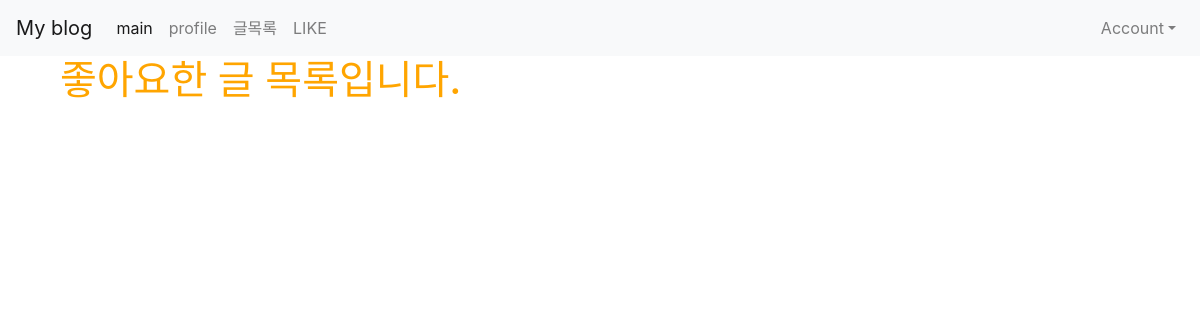
Before: /posts/like_list (signed in) with the older database file.
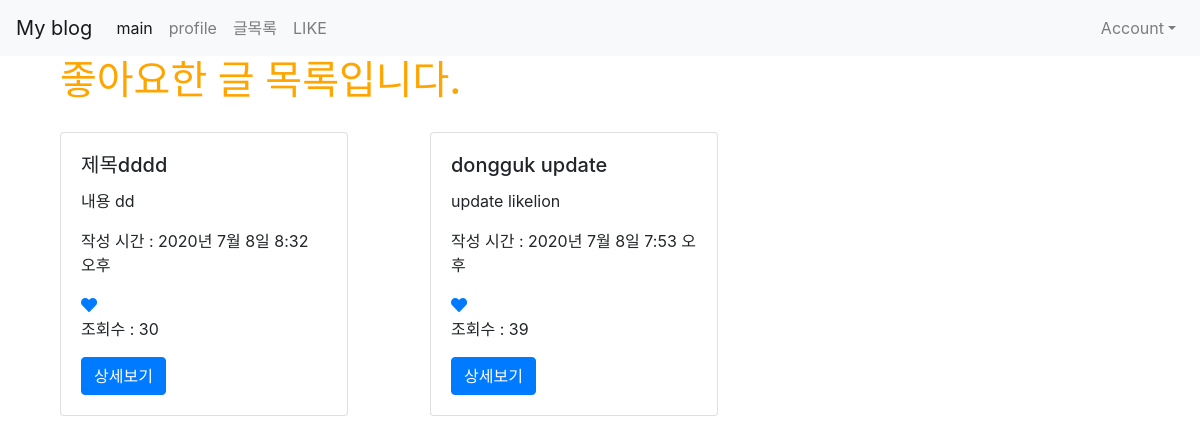
After: the same page with the newer database file.
### posts/models.py (models this page shows, shortened)
class Like(models.Model):
    user = models.ForeignKey(User, on_delete=models.CASCADE)
    post = models.ForeignKey(Post, on_delete=models.CASCADE)
    created_at = models.DateTimeField(auto_now_add=True)
    updated_at = models.DateTimeField(auto_now=True)
    class Meta:
        unique_together = (('user', 'post'))

class Post(models.Model):# user:post=1:n 이므로 n쪽에 user 작성
    title = models.CharField(max_length=50, null=False)
    content = models.TextField()
    view_count = models.IntegerField(default=0)
    writer=models.ForeignKey(User, on_delete=models.CASCADE, null=True)
    created_at = models.DateTimeField(auto_now_add=True)
    updated_at = models.DateTimeField(auto_now = True)
    image=models.ImageField(upload_to='images/', null=True)
    like_user_set = models.ManyToManyField(User, blank=True, related_name='like_user_set', through='Like')

### posts/views.py (the view)
# urls.py: path('like_list',like_list,name="like_list"),
@login_required
def like_list(request):
    likes = request.user.like_set.all()
    return render(request, 'posts/like_list.html', {'likes':likes})

### posts/templates/posts/like_list.html
{% extends 'base.html' %}
{% load static %}
{% block content %}
{% if user.is_authenticated %}
<div class="container">
    <h1> 좋아요한 글 목록입니다.</h1>
    <div class="row">
        {% for like in likes %}
        <div class="col-md-4 col-12">
            <div class="card" style="width: 18rem; margin-top: 20px;">
                <div class="card-body">
                    <h5 class="card-title">{{ like.post.title }}</h5>
                    <p class="card-text">{{ like.post.content }}</p>
                    <p>작성 시간 : {{ like.post.created_at }}</p>
                    <a href="{% url 'posts:post_like' like.post.id %}">
                        {% if user in like.post.like_user_set.all %}
                            <i class="fas fa-heart"></i>
                        {% else %}
                            <i class="far fa-heart"></i>
                        {% endif %}
                    </a>
                    <p>조회수 : {{ like.post.view_count }}</p>
                    <a href="{% url 'posts:show' like.post.pk %}" class="btn btn-primary">상세보기</a>
                </div>
            </div>
        </div>
        {% endfor %}
    </div>
</div>
{% else %}
    <h3>로그인 후 이용이 가능합니다.</h3>
    <a href="{% url 'account_login' %}" class="btn btn-warning">로그인</a>
    <a href="{% url 'account_signup' %}" class="btn btn-warning">회원가입</a>
{% endif %}
{% endblock %}

### myblog/templates/base.html (shortened to what this page needs)
{% load static %}
<!doctype html>
<html lang="en">
  <head>
    <link rel="stylesheet" href="https://stackpath.bootstrapcdn.com/bootstrap/4.5.0/css/bootstrap.min.css">
    <link rel="stylesheet" href="{% static 'css/project.css' %}">
    <link rel="stylesheet" href="https://cdnjs.cloudflare.com/ajax/libs/font-awesome/5.8.2/css/all.min.css"/>
  </head>
  <body>
      {% include 'shared/_navbar.html' %}
      <div class="container">
        {% block content %}
        {% endblock %}
      </div>
  </body>
</html>

### myblog/templates/shared/_navbar.html (shortened to what this page needs)
<nav class="navbar navbar-expand-lg navbar-light bg-light">
    <a class="navbar-brand" href="{% url 'main' %}">My blog</a>
    <div class="collapse navbar-collapse" id="navbarNavAltMarkup">
      <div class="navbar-nav">
        <a class="nav-item nav-link active" href="{% url 'main' %}">main <span class="sr-only">(current)</span></a>
        <a class="nav-item nav-link" href="{% url 'introduction:profile' %}">profile</a>
        <a class="nav-item nav-link" href="{% url 'posts:main' %}">글목록</a>
        <a class="nav-item nav-link" href="{% url 'posts:like_list' %}">LIKE</a>
      </div>
    </div>
    <ul class="nav navbar-nav navbar-right">
      <li class="nav-item dropdown">
        <a class="nav-link dropdown-toggle" data-toggle="dropdown" href="#" role="button" aria-haspopup="true" aria-expanded="false">Account</a>
      </li>
    </ul>
</nav>

### myblog/static/css/project.css (style rules this page uses)
h1 { color: orange; }

Changed rows visible on the page:
added Like: post "제목dddd", post.content "내용 dd", post.created_at "2020년 7월 8일 8:32 오후", post.view_count "30"
added Like: post "dongguk update", post.content "update likelion", post.created_at "2020년 7월 8일 7:53 오후", post.view_count "39"
